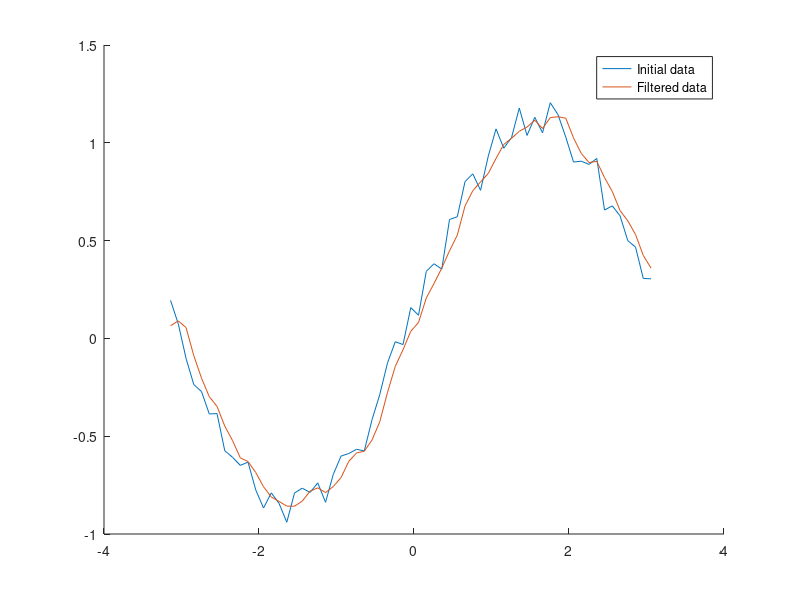

The MATLAB source for this figure:
% https://www.geeksforgeeks.org/filter-function-in-matlab/

% MATLAB code for generating initial
% dummy signal with random errors
time = -pi:.1:pi;
rng default
input_signal = sin(time) + .23*rand(size(time));

% Defining the parameters b and a for
% the rational transfer function
b=(1/3)*ones(1,3);
a=1;

% Filtering the input signal
output = filter(b,a,input_signal);

% Plotting graphs of filtered and raw data to
% analyze the working of filtered data
hold on
plot(time,input_signal)
plot(time,output)
hold off
legend("Initial data","Filtered data")

